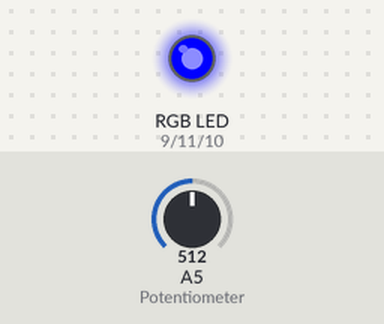
Bench run of a sketch on a simulated Arduino Uno, built with avr-gcc and run on an emulated ATmega328P. Parts: an RGB LED mixed from three pins (HIGH = lit). The inputs (shaded band) are chosen by the test bench; at power-on: A5 (Potentiometer) = 512.

Above: at 1.2 s.
1.3 s: A5 (Potentiometer) set to 640
2.8 s: A5 (Potentiometer) set to 665
At 3.7 s:
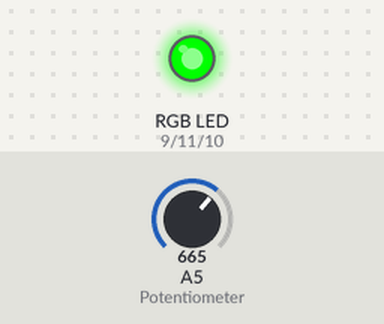
4.3 s: A5 (Potentiometer) set to 240
At 4.9 s:
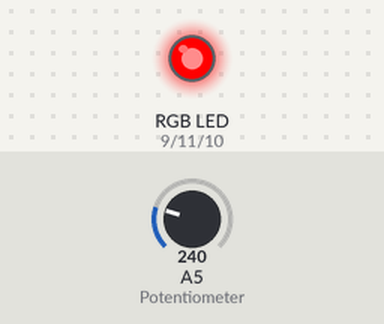
5.8 s: A5 (Potentiometer) set to 267
At 7.0 s:
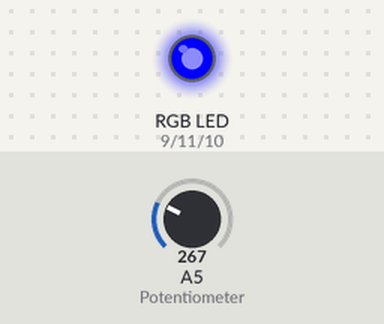
7.3 s: A5 (Potentiometer) set to 122
At 8.3 s:
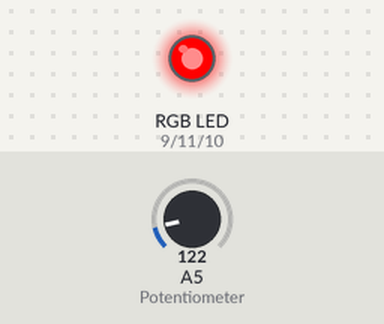
Timing chart, 0 to 9.8 s (numbered marks = the images above; inputs shaded):
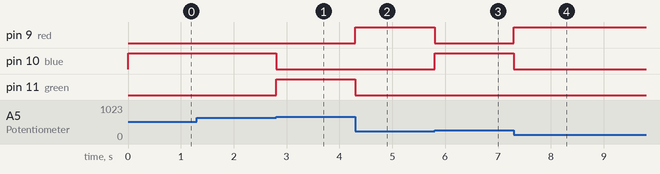

The sketch:

RGB_-_change_color_-_good.ino
```cpp
/*RGB color change using potentiometer

Using a potentiometer to change the color of the RGB light emitting diode in the circuit.
The LED will change to either red when the potentiometer value is less than or equal to 250; blue when
the potentiometer is less than or equal to 650, and green when none of these two conditions is true.
*/

 int red = 9;     // declaring a variable and assigning it to pin 9 for the red LED.
 int blue = 10;   // declaring a variable and assigning it to pin 10 for the blue LED.
 int green = 11;  // declaring a variable and assigning it to pin 11 for the green LED.
 int Potentiometer = A5;  // declaring a variable and assigning it to pin A5 for the potentiometer to be an analog input.
 int PotValue = 0;   // declaring a variable to store the value of the potentiometer.

void setup()  // configuring the variable we declared above to be an analog output and input.
{
 pinMode(red, OUTPUT);     // setting the red LED as an output.
 pinMode(blue, OUTPUT);    // setting the blue LED as an output.
 pinMode(green, OUTPUT);   // setting the green LED as an output.

 pinMode(Potentiometer, INPUT);  // setting the Potentiometer as an input.
}

void loop()
{
  PotValue = analogRead(Potentiometer);  // the variable "PotValue" reads the value coming from the potentiometer through analogRead.

  if (PotValue <= 250)  // the red LED turns on if the condition for the IF statement is true;
                       // such as if the PotValue is less than or equal to 250, then the LED will turn on.
  {
    analogWrite(red, 255);  // the red LED turns on.
    analogWrite(blue, 0);   // the blue LED remains OFF while the red is still on.
    analogWrite(green, 0);  // the green LED remains OFF as well.
  }
  else if (PotValue <= 650)  // the ELSE IF statement turns the blue LED on if the condition is true for this statement.
  {
    analogWrite(red, 0);  // the red LED is turned off.
    analogWrite(blue, 255);  // the blue turns on because the ELSE IF statement is true.
    analogWrite(green, 0);  // the green remains OFF since the condition for it to turn on has not yet met.
  }
  else  // the ELSE statement turns the green LED if both conditions for the previous IF's statement is false.
  {
    analogWrite(red, 0);  // the red LED turns off.
    analogWrite(blue, 0);  // the blue LED turns off.
    analogWrite(green, 255);  // the green LED turns ON.
}
}
```

Measured:
- the behaviour switches between 650 and 651 on A5 (Potentiometer) (found by bisection; images 0 and 1)
- the behaviour switches between 250 and 251 on A5 (Potentiometer) (found by bisection; images 2 and 3)
- after the input at 1.3 s, every drawn part: stays the same
- after the input at 2.8 s, pin 10 (blue): HIGH → LOW at once; pin 11 (green): LOW → HIGH at once
- after the input at 4.3 s, pin 9 (red): LOW → HIGH at once; pin 11 (green): HIGH → LOW at once
- after the input at 5.8 s, pin 9 (red): HIGH → LOW at once; pin 10 (blue): LOW → HIGH at once
- after the input at 7.3 s, pin 9 (red): LOW → HIGH at once; pin 10 (blue): HIGH → LOW at once
